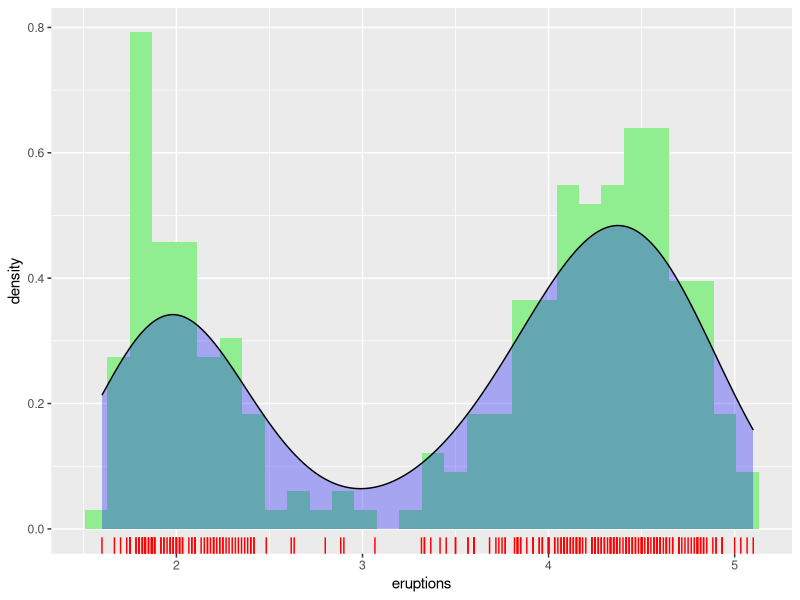
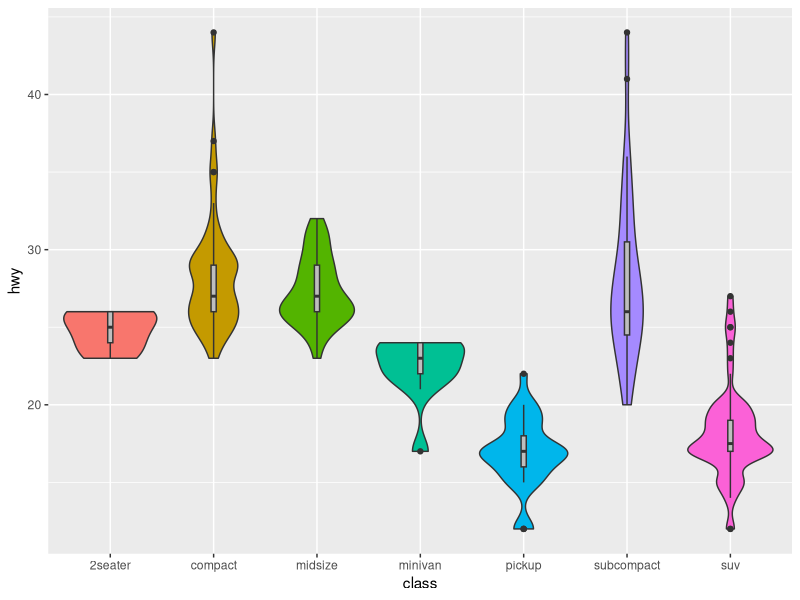
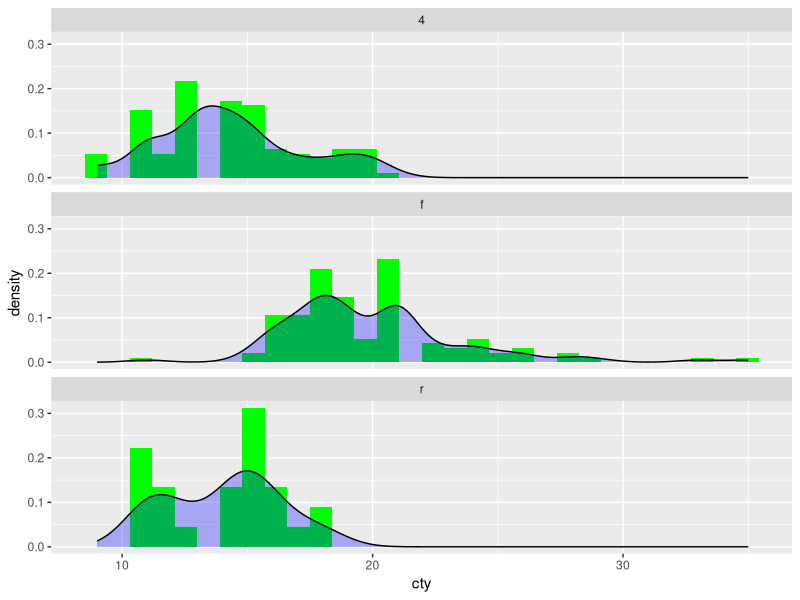
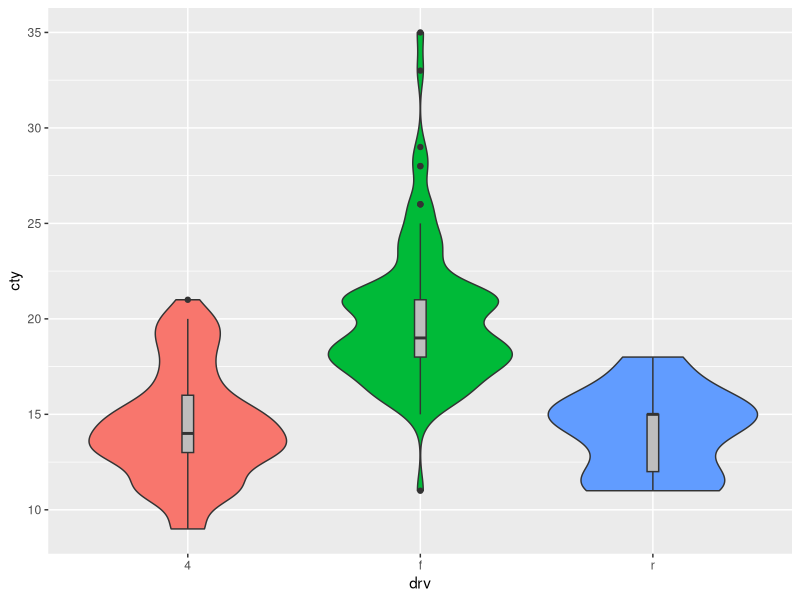

Write R code to recreate these figures, in order.
## ---- chunk 1
knitr::opts_chunk$set(echo = TRUE)
library(tidyverse)
## ---- chunk 2
ggplot(data = faithful, mapping = aes(x = eruptions)) +
  geom_histogram(aes(y = stat(density)), fill = "lightgreen") +
  geom_density(fill = "blue", alpha = 0.3) +
  geom_rug(color = "red")

ggplot(data = mpg, mapping = aes(x = class, y = hwy, fill = class)) +
  geom_violin(show.legend = FALSE) +
  geom_boxplot(show.legend = FALSE, width = 0.05, fill = "grey")

## ---- chunk 3
ggplot(data = mpg, mapping = aes(x = cty)) +
  geom_histogram(aes(y = stat(density)), fill = "green")+
  geom_density(fill = "blue", alpha = 0.3)+
  facet_wrap(~ drv, nrow=3)
## ---- chunk 4
ggplot(data = mpg, mapping = aes(x = drv, y = cty, fill = drv)) +
  geom_violin(show.legend = FALSE) +
  geom_boxplot(show.legend = FALSE, width = 0.05, fill = "grey")
